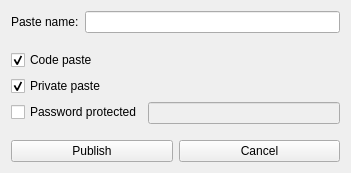
<?xml version="1.0" encoding="UTF-8"?>
<ui version="4.0">
 <class>TnyczOptions</class>
 <widget class="QWidget" name="TnyczOptions">
  <property name="geometry">
   <rect>
    <x>0</x>
    <y>0</y>
    <width>351</width>
    <height>173</height>
   </rect>
  </property>
  <property name="sizePolicy">
   <sizepolicy hsizetype="Fixed" vsizetype="Fixed">
    <horstretch>0</horstretch>
    <verstretch>0</verstretch>
   </sizepolicy>
  </property>
  <property name="minimumSize">
   <size>
    <width>351</width>
    <height>173</height>
   </size>
  </property>
  <property name="maximumSize">
   <size>
    <width>351</width>
    <height>177</height>
   </size>
  </property>
  <property name="windowTitle">
   <string>Tny.cz Publish Options</string>
  </property>
  <property name="windowIcon">
   <iconset resource="Clipper.qrc">
    <normaloff>:/clipper.ico</normaloff>:/clipper.ico</iconset>
  </property>
  <layout class="QVBoxLayout" name="verticalLayout">
   <item>
    <layout class="QFormLayout" name="formLayout">
     <property name="fieldGrowthPolicy">
      <enum>QFormLayout::AllNonFixedFieldsGrow</enum>
     </property>
     <item row="0" column="1">
      <widget class="QLineEdit" name="pasteNameEdit"/>
     </item>
     <item row="0" column="0">
      <widget class="QLabel" name="label">
       <property name="text">
        <string>Paste name:</string>
       </property>
      </widget>
     </item>
    </layout>
   </item>
   <item>
    <widget class="QCheckBox" name="isCodeCheckbox">
     <property name="text">
      <string>Code paste</string>
     </property>
     <property name="checked">
      <bool>true</bool>
     </property>
    </widget>
   </item>
   <item>
    <widget class="QCheckBox" name="isPrivateCheckbox">
     <property name="text">
      <string>Private paste</string>
     </property>
     <property name="checked">
      <bool>true</bool>
     </property>
    </widget>
   </item>
   <item>
    <layout class="QFormLayout" name="formLayout_2">
     <item row="0" column="0">
      <widget class="QCheckBox" name="isProtectedCheckbox">
       <property name="text">
        <string>Password protected</string>
       </property>
      </widget>
     </item>
     <item row="0" column="1">
      <widget class="QLineEdit" name="passwordEdit">
       <property name="enabled">
        <bool>false</bool>
       </property>
      </widget>
     </item>
    </layout>
   </item>
   <item>
    <layout class="QHBoxLayout" name="horizontalLayout">
     <item>
      <widget class="QPushButton" name="publishButton">
       <property name="sizePolicy">
        <sizepolicy hsizetype="Minimum" vsizetype="Fixed">
         <horstretch>0</horstretch>
         <verstretch>0</verstretch>
        </sizepolicy>
       </property>
       <property name="text">
        <string>Publish</string>
       </property>
      </widget>
     </item>
     <item>
      <widget class="QPushButton" name="cancelButton">
       <property name="text">
        <string>Cancel</string>
       </property>
      </widget>
     </item>
    </layout>
   </item>
  </layout>
 </widget>
 <resources>
  <include location="Clipper.qrc"/>
 </resources>
 <connections/>
</ui>
